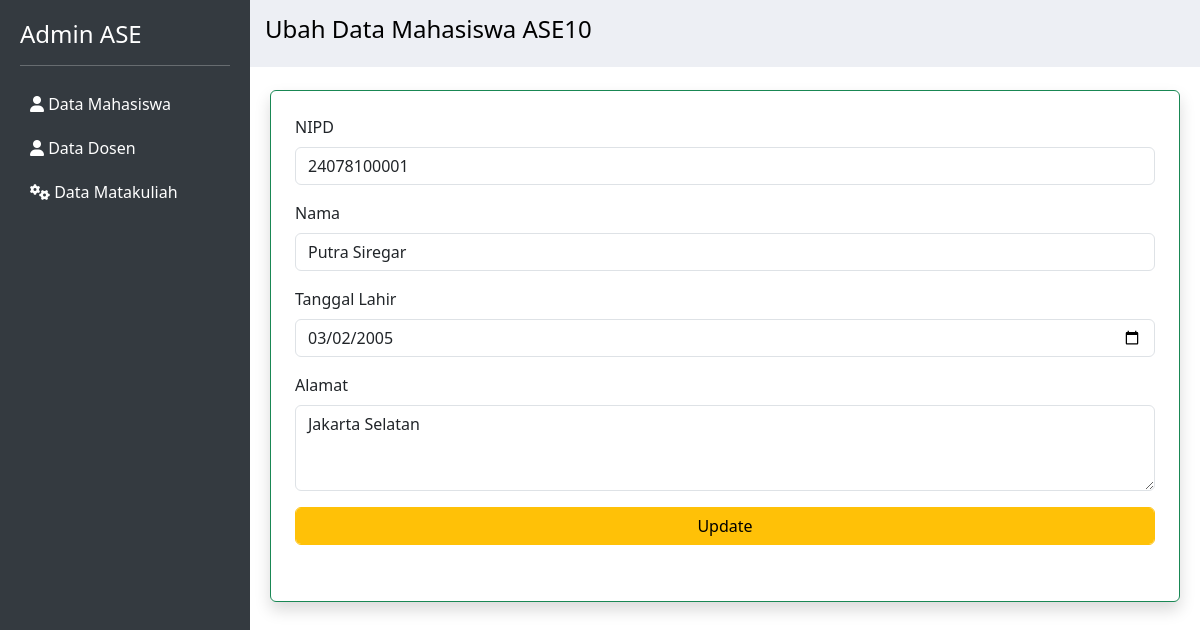
The page /pertemuan3/dashboard/pages/mahasiswa/ubahDataMhs.php?id=1 on the database its author committed.
### tables this page shows
CREATE TABLE `mhs` (
  `id` int(11) NOT NULL,
  `NIPD` varchar(12) NOT NULL,
  `namaMhs` varchar(50) NOT NULL,
  `tanggalLahir` date NOT NULL,
  `alamat` text NOT NULL,
  `created_at` timestamp NOT NULL DEFAULT current_timestamp(),
  `updated_at` timestamp NULL DEFAULT NULL ON UPDATE current_timestamp()
);

### pertemuan3/dashboard/pages/mahasiswa/ubahDatamhs.php (the view, shortened to what this page needs)
<!doctype html>
<?php
    include "../../../koneksi.php";
    if (isset($_GET['id'])) {
        $id = $_GET['id'];
        $query = "SELECT * FROM mhs WHERE id = '$id'";
        $result = $conn->query($query);
        $row = $result->fetch_assoc();
    }
?>
   <?php include "../../components/header.php"; ?>
    <div class="header">
        <h4>Ubah Data Mahasiswa ASE10</h4>
    </div>
    <div class="content" style="margin-top: 70px;">
    <form action="" method="post" class="border border-success p-4 rounded shadow">
                    <div class="mb-3">
                    <label class="form-label" for="">NIPD</label>
                    <input type="text" name="nipd" class="form-control" maxlength="12" value="<?php echo $row['NIPD'];?>" required>
                    </div>
                    <div class="mb-3">
                    <label class="form-label" for="">Nama</label>
                    <input type="text" name="nama" class="form-control" value="<?php echo $row['namaMhs'];?>" required>
                    </div>
                    <div class="mb-3">
                    <label class="form-label" for="">Tanggal Lahir</label>
                    <input type="date" name="tgl_lahir" class="form-control" max="2006-12-31" value="<?php echo $row['tanggalLahir'];?>" required>
                    </div>
                    <div class="mb-3">
                    <label class="form-label" for="">Alamat</label>
                    <textarea class="form-control mb-3" name="alamat" id="" rows="3" required><?php echo $row['alamat'];?></textarea>
                    <button type="submit" name="update" class="form-control btn btn-warning mb-3">Update</button>
                    </div>
                </form>
    </div>
   <?php include "../../components/footer.php"; ?>

### pertemuan3/dashboard/components/header.php (style rules this page uses)
body { display: flex; flex-direction: column; min-height: 100vh; }
.content { margin-left: 250px; flex-grow: 1; padding: 20px; }
.header { width: 100%; background-color:rgb(237, 239, 244); color: black; padding: 15px; display: flex; justify-content: space-between; align-items: center; position: fixed; top: 0; left: 250px; right: 0; z-index: 1000; }

### rows shown on the page
mhs: nipd "24078100001", nama "Putra Siregar", tgl_lahir "03/02/2005", alamat "Jakarta Selatan"
